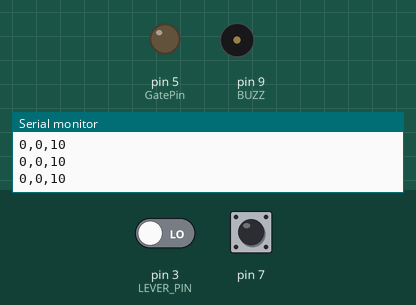
Simulated run of this sketch. Board: Arduino Uno, built with avr-gcc and run on an emulated ATmega328P. Parts: output pins drawn as LEDs (lit = HIGH), buzzer (waves = sounding), the last lines printed to the serial monitor. The test bench sets the inputs (shaded band); at power-on: pin 3 (LEVER_PIN) LOW, pin 7 HIGH.

Above: at 1.2 s.
1.3 s: pin 3 (LEVER_PIN) driven HIGH
At 5.1 s:
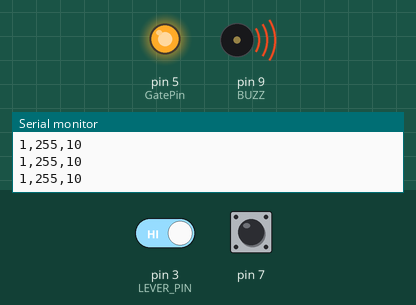
At 6.1 s:
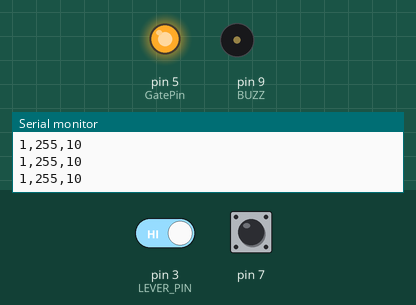
7.3 s: pin 3 (LEVER_PIN) driven LOW
At 8.0 s:
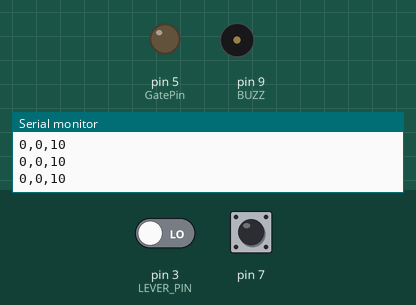
Timing chart, 0 to 10.3 s (numbered marks = the images above; inputs shaded):
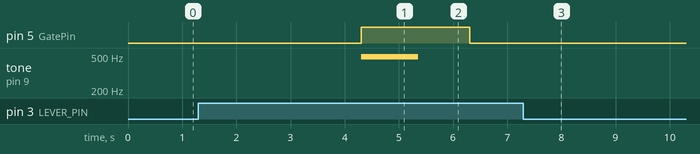

Measured:
- after the input at 1.3 s, pin 5 (GatePin): LOW → HIGH after 3.0 s, → LOW 2.0 s later; tone on pin 9 (BUZZ): silent → 490 Hz after 3.0 s, → silent 1.0 s later
- after the input at 7.3 s, pin 5 (GatePin): stays LOW (without the input it goes to HIGH after 4.0 s); tone on pin 9 (BUZZ): stays silent (without the input it goes to 1000 Hz after 4.0 s)

The sketch:

feeder_arduino.ino
```cpp
// Originally by Nickolas Belenko at Rockefeller University.
#include <CapacitiveSensor.h>
//#include <toneAC.h>
//#include <Volume.h>

//Volume vol;

#define LEVER_PIN 3   // the pin that the pushbutton is attached to
#define LED_PIN 8   // the pin that the LED is attached to
#define GatePin 5
#define TEST_PIN 2
#define CAP_SEND 6
#define CAP_REC 7
#define BUZZ 9
#define FREQ 1000  // FREQ works with tone(), but it cannot change the volume.

// Feeder activation
int GatePWM = 0; // initially closed state
int feederState = 0;
int buttonState = 0;         // current state of the button
int lastButtonState = 0;     // previous state of the button

// Capacitive sensor
int bytes = 30;
int caplimit = 6000;
long licks;

// Feeder and lickometer modulator
unsigned long initialMillis;
unsigned long dt; // delta time. `millis() - initialMillis`
int cycleDuration = 50; // The length of each cycle in `loop` in millisecond: This is also lickometer sampling rate.
int timeoutDelay = cycleDuration-1; // lickometer time out max in millisecond.
int valveOpenDelay = 3000; // Delayed feeding after button press in millisecond
int valveOpenDuration = 2000; // in millisecond.
int toneDuration = 1000; // in millisecond.
int toneVol = 30; // volume intensity less than 256. This does not work with `tone()` function; and tone frequency cannot be changed.
int _toneVol;
unsigned long timeCounter = 0;

// Wash
int minWashTime = 1000; // Multipled by cycleDuration
int buttonPushDuration = 0;  // To measure the duration of button press
int pressTimeThresh = 200;   // Open the valve when lever pressed longer than `thresh`  (multipled by cycleDuration)

CapacitiveSensor   lickSensor = CapacitiveSensor(CAP_SEND,CAP_REC);

void setup() {
  //vol.begin();
  pinMode(LEVER_PIN, INPUT);
  pinMode(GatePin, OUTPUT);
  pinMode(BUZZ, OUTPUT);
  pinMode(TEST_PIN, INPUT);

  //lickSensor.set_CS_AutocaL_Millis(2000);
  lickSensor.set_CS_AutocaL_Millis(0xFFFFFFFF);
  lickSensor.set_CS_Timeout_Millis(timeoutDelay); // Timeout
  analogWrite(GatePin, GatePWM); // Initially feeder is closed

  Serial.begin(9600);
}

void loop() {
  //test = digitalRead(TEST_PIN);
  // read the pushbutton input pin:
  initialMillis = millis();  // initial time.
  buttonState = digitalRead(LEVER_PIN);
  licks = lickCount(bytes, caplimit); // Obtain capacitance value.

  //// Feeder activator
  // Turn on `feederState` and initialize `timeCounter`
  if (buttonState != lastButtonState && buttonState == HIGH){
    timeCounter = 0;
    feederState = 1;
  }
  // When feederState is On, turn on `GatePWM`. `timeCounter` is for delayed feeder activation.
  if (GatePWM == 0 && timeCounter >= valveOpenDelay && feederState == 1){
      _toneVol = toneVol;
      GatePWM = 255;
      analogWrite(GatePin, GatePWM);
      analogWrite(BUZZ, _toneVol);
      //tone(BUZZ, FREQ, toneDuration); // For now `toneDuration` cannot be longer than valveOpenDuration.
      //toneAC(FREQ, 2, 1000);
      //vol.tone(440, 255);
      timeCounter = 0;
  }
  // Turn off `feederState` and `GatePWM`
  if (GatePWM == 255 && timeCounter > valveOpenDuration && feederState == 1){
    GatePWM = 0;
    feederState = 0;
    analogWrite(GatePin, GatePWM);
  }
  // Turn off the buzzer.
  if (_toneVol > 0 && timeCounter > toneDuration){
    _toneVol = 0;
    noTone(BUZZ);
    analogWrite(BUZZ, _toneVol);
  }
  lastButtonState = buttonState;
  ////

  buttonPushDuration = valveOpenSignal(minWashTime, buttonState, buttonPushDuration, pressTimeThresh); // Wash function
  dt = millis()-initialMillis; //Measure time difference between the beginning and the end.
  while(dt < cycleDuration){
    dt = millis()-initialMillis;
  }
  timeCounter += dt;
  Serial.print(buttonState);
  Serial.print(",");
  Serial.print(GatePWM);
  Serial.print(",");
  Serial.println(licks);
}


long lickCount (int samples, int maximum)
{
  long licksRaw = lickSensor.capacitiveSensor(samples);
  long licks = min(licksRaw, maximum);
  return licks;
}


int valveOpenSignal(int minWashTime, int buttonState, int buttonPushDuration, int pressTimeThresh){
  int var = 0;
  if (buttonState == HIGH)
  {
    buttonPushDuration += 1;
    if (buttonPushDuration >= pressTimeThresh)
    {
      tone(BUZZ, FREQ, 1000);
      analogWrite(GatePin, 255);  //Leave the valve open
      while (var <= minWashTime || buttonState == LOW){
        var++;
        buttonState = digitalRead(LEVER_PIN);
      }
      buttonPushDuration = 0;
    }
    return buttonPushDuration;
  }
  else {
    return buttonPushDuration = 0;
  }
}
```
